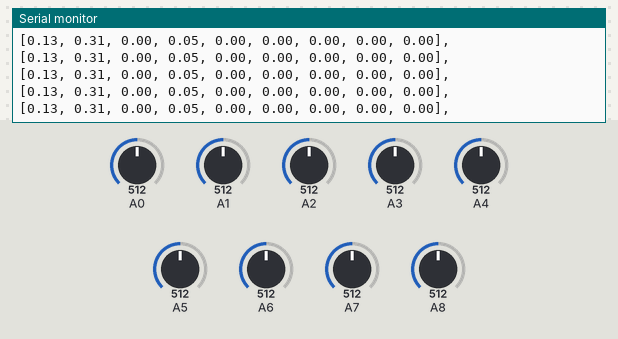
A sketch run on a simulated Arduino Mega 2560, built with avr-gcc and run on an emulated ATmega2560. Parts: the last lines printed to the serial monitor. The inputs (shaded band) are chosen by the test bench; at power-on: A0 = 512, A1 = 512, A2 = 512, A3 = 512, A4 = 512, A5 = 512, A6 = 512, A7 = 512, A8 = 512.

Above: at 1.2 s.
1.3 s: A0 set to 716
At 1.43 s:
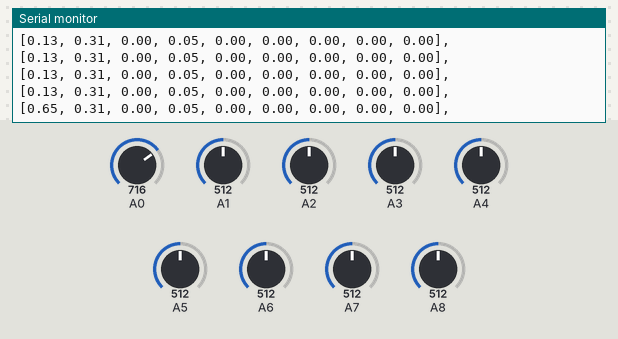
4.3 s: A1 set to 716
At 4.33 s:
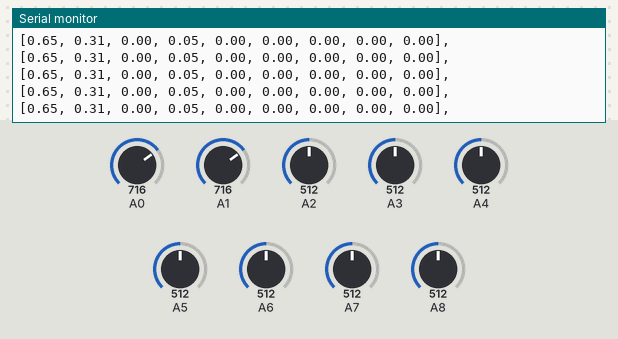
7.3 s: A2 set to 716
At 7.3 s:
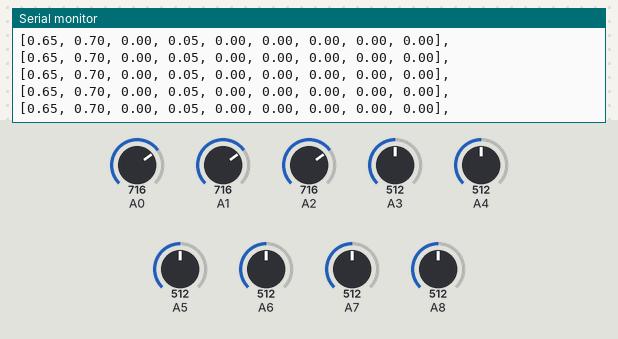
10.3 s: A3 set to 716
At 10.32 s:
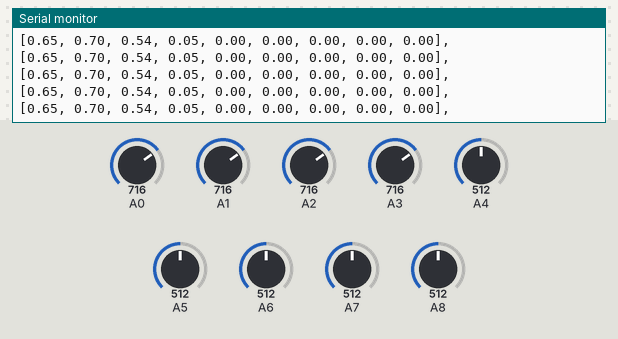
13.3 s: A4 set to 716
At 13.35 s:
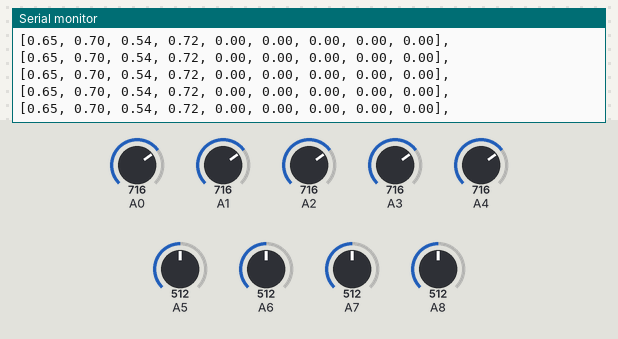
16.3 s: A5 set to 716
At 16.31 s:
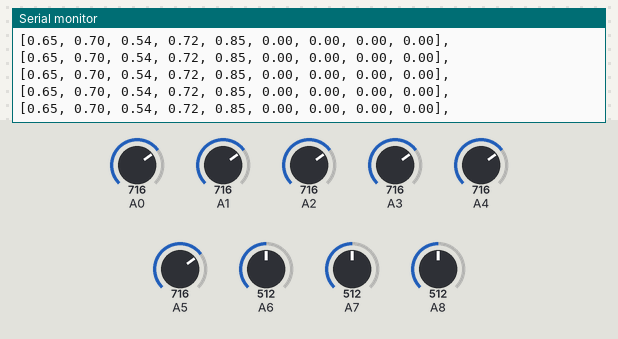

Measured:
- after the input at 1.3 s, the serial monitor: prints a new line after 0.12 s (image 1)

The sketch:

preTest.ino
```cpp
void setup()
{
  // put your setup code here, to run once:
  Serial.begin(9600);
}

void loop() {
  // put your main code here, to run repeatedly:
  double TestInput[9];

    //raw inputs go here
    //take analog inputs from a0 to a8
    int tem;

    //mapping of each finger to [0, 1]

    //index finger
    //[0]
    tem = analogRead(A0);
    tem = map(tem, 460, 850, 0, 100);
    tem = constrain(tem, 0, 100);
    TestInput[0] = double(tem)/100;
    //{1}
    tem = analogRead(A5);
    tem = map(tem, 650, 870, 0, 100);
    tem = constrain(tem, 0, 100);

    TestInput[5] = double(tem)/100;

    //middle finger
    //[0]
    tem = analogRead(A1);
    tem = map(tem, 350, 870, 0, 100);
    tem = constrain(tem, 0, 100);
    TestInput[1] = double(tem)/100;
    //[1]
    tem = analogRead(A6);
    tem = map(tem, 630, 880, 0, 100);
    tem = constrain(tem, 0, 100);
    TestInput[6] = double(tem)/100;

    //ring finger
    //[0]
    tem = analogRead(A2);
    tem = map(tem, 530, 870, 0, 100);
    tem = constrain(tem, 0, 100);
    TestInput[2] = double(tem)/100;
    //[1]
    tem = analogRead(A7);
    tem = map(tem, 570, 870, 0, 100);
    tem =  constrain(tem, 0, 100);
    TestInput[7] = double(tem)/100;

    //pinky finger
    // [0]
    tem = analogRead(A3);
    tem = map(tem, 494, 800, 0, 100);
    tem = constrain(tem, 0, 100);
    TestInput[3] = double(tem)/100;
    //[1]
    tem = analogRead(A8);
    tem = map(tem, 560, 787, 0, 100);
    tem =  constrain(tem, 0, 100);
    TestInput[8] = double(tem)/100;

    //thumb
    // [0]
    tem = analogRead(A4);
    tem = map(tem, 520, 750, 0, 100);
    tem = constrain(tem, 0, 100);
    TestInput[4] = double(tem)/100;


  Serial.print("[");
  Serial.print(TestInput[0]);
  Serial.print(", ");
  Serial.print(TestInput[1]);
  Serial.print(", ");
  Serial.print(TestInput[2]);
  Serial.print(", ");
  Serial.print(TestInput[3]);
  Serial.print(", ");
  Serial.print(TestInput[4]);
  Serial.print(", ");
  Serial.print(TestInput[5]);
  Serial.print(", ");
  Serial.print(TestInput[6]);
  Serial.print(", ");
  Serial.print(TestInput[7]);
  Serial.print(", ");
  Serial.print(TestInput[8]);
  Serial.println("],");

}
```
